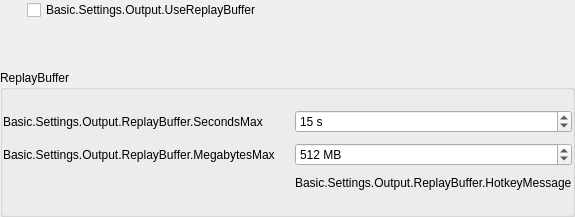
                          <widget class="QWidget" name="outputSettingsAdvReplayBufTab" native="true">
                           <property name="uistep" stdset="0">
                            <string notr="true">Replay Buffer Tab</string>
                           </property>
                           <layout class="QVBoxLayout" name="verticalLayout_48">
                            <property name="spacing">
                             <number>0</number>
                            </property>
                            <property name="leftMargin">
                             <number>0</number>
                            </property>
                            <property name="topMargin">
                             <number>0</number>
                            </property>
                            <property name="rightMargin">
                             <number>0</number>
                            </property>
                            <property name="bottomMargin">
                             <number>0</number>
                            </property>
                            <item>
                             <widget class="QWidget" name="advOutputReplayTab" native="true">
                              <layout class="QVBoxLayout" name="verticalLayout_22">
                               <property name="spacing">
                                <number>50</number>
                               </property>
                               <property name="leftMargin">
                                <number>0</number>
                               </property>
                               <property name="topMargin">
                                <number>0</number>
                               </property>
                               <property name="rightMargin">
                                <number>0</number>
                               </property>
                               <property name="bottomMargin">
                                <number>0</number>
                               </property>
                               <item>
                                <layout class="QHBoxLayout" name="horizontalLayout_33" stretch="0,1">
                                 <property name="spacing">
                                  <number>20</number>
                                 </property>
                                 <property name="leftMargin">
                                  <number>0</number>
                                 </property>
                                 <item>
                                  <widget class="QLabel" name="label_72">
                                   <property name="text">
                                    <string/>
                                   </property>
                                  </widget>
                                 </item>
                                 <item>
                                  <widget class="QCheckBox" name="advReplayBuf">
                                   <property name="text">
                                    <string>Basic.Settings.Output.UseReplayBuffer</string>
                                   </property>
                                   <property name="uistep" stdset="0">
                                    <string notr="true">Enable Replay Buffer</string>
                                   </property>
                                  </widget>
                                 </item>
                                </layout>
                               </item>
                               <item>
                                <widget class="QGroupBox" name="advReplayBufferGroupBox">
                                 <property name="sizePolicy">
                                  <sizepolicy hsizetype="Preferred" vsizetype="Maximum">
                                   <horstretch>0</horstretch>
                                   <verstretch>0</verstretch>
                                  </sizepolicy>
                                 </property>
                                 <property name="title">
                                  <string>ReplayBuffer</string>
                                 </property>
                                 <property name="flat">
                                  <bool>false</bool>
                                 </property>
                                 <property name="checkable">
                                  <bool>false</bool>
                                 </property>
                                 <property name="useFor" stdset="0">
                                  <string notr="true">GroupBoxLevel2</string>
                                 </property>
                                 <layout class="QFormLayout" name="formLayout_30">
                                  <property name="horizontalSpacing">
                                   <number>20</number>
                                  </property>
                                  <property name="verticalSpacing">
                                   <number>10</number>
                                  </property>
                                  <property name="leftMargin">
                                   <number>0</number>
                                  </property>
                                  <property name="topMargin">
                                   <number>20</number>
                                  </property>
                                  <property name="rightMargin">
                                   <number>0</number>
                                  </property>
                                  <property name="bottomMargin">
                                   <number>0</number>
                                  </property>
                                  <item row="0" column="0">
                                   <widget class="QLabel" name="advRBSecMaxLabel">
                                    <property name="sizePolicy">
                                     <sizepolicy hsizetype="Preferred" vsizetype="Expanding">
                                      <horstretch>0</horstretch>
                                      <verstretch>0</verstretch>
                                     </sizepolicy>
                                    </property>
                                    <property name="text">
                                     <string>Basic.Settings.Output.ReplayBuffer.SecondsMax</string>
                                    </property>
                                    <property name="wordWrap">
                                     <bool>true</bool>
                                    </property>
                                    <property name="useFor" stdset="0">
                                     <string notr="true">FormLabelRole</string>
                                    </property>
                                   </widget>
                                  </item>
                                  <item row="0" column="1">
                                   <widget class="PLSSpinBox" name="advRBSecMax">
                                    <property name="suffix">
                                     <string notr="true"> s</string>
                                    </property>
                                    <property name="minimum">
                                     <number>5</number>
                                    </property>
                                    <property name="maximum">
                                     <number>21600</number>
                                    </property>
                                    <property name="value">
                                     <number>15</number>
                                    </property>
                                   </widget>
                                  </item>
                                  <item row="1" column="0">
                                   <widget class="QLabel" name="advRBMegsMaxLabel">
                                    <property name="sizePolicy">
                                     <sizepolicy hsizetype="Preferred" vsizetype="Expanding">
                                      <horstretch>0</horstretch>
                                      <verstretch>0</verstretch>
                                     </sizepolicy>
                                    </property>
                                    <property name="text">
                                     <string>Basic.Settings.Output.ReplayBuffer.MegabytesMax</string>
                                    </property>
                                    <property name="wordWrap">
                                     <bool>true</bool>
                                    </property>
                                    <property name="useFor" stdset="0">
                                     <string notr="true">FormLabelRole</string>
                                    </property>
                                   </widget>
                                  </item>
                                  <item row="1" column="1">
                                   <widget class="PLSSpinBox" name="advRBMegsMax">
                                    <property name="suffix">
                                     <string> MB</string>
                                    </property>
                                    <property name="minimum">
                                     <number>20</number>
                                    </property>
                                    <property name="maximum">
                                     <number>8192</number>
                                    </property>
                                    <property name="value">
                                     <number>512</number>
                                    </property>
                                   </widget>
                                  </item>
                                  <item row="2" column="1">
                                   <widget class="QLabel" name="replayBufferHotkeyMessage2">
                                    <property name="text">
                                     <string>Basic.Settings.Output.ReplayBuffer.HotkeyMessage</string>
                                    </property>
                                   </widget>
                                  </item>
                                  <item row="3" column="1">
                                   <widget class="QLabel" name="advRBEstimate">
                                    <property name="text">
                                     <string notr="true"/>
                                    </property>
                                   </widget>
                                  </item>
                                 </layout>
                                </widget>
                               </item>
                              </layout>
                             </widget>
                            </item>
                           </layout>
                          </widget>
